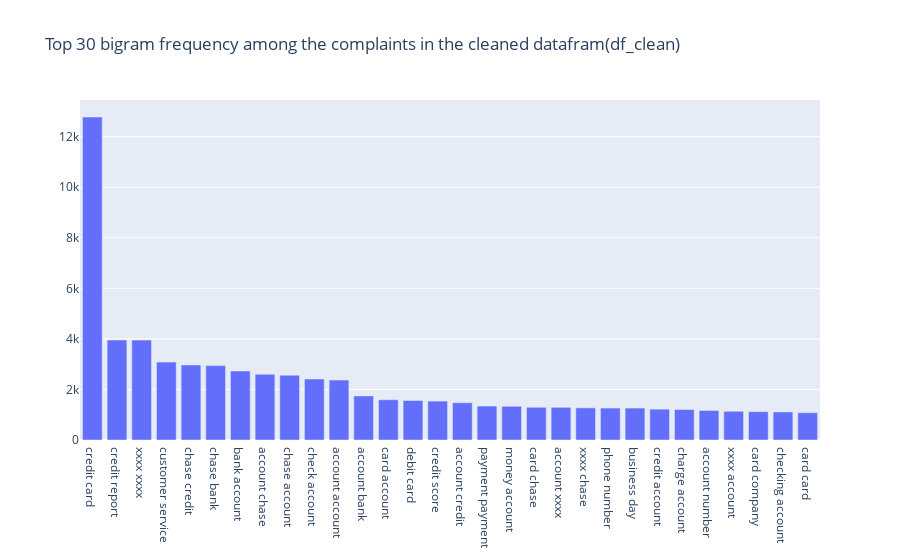

Write notebook code for a chart like this one.
### Code cell
#Write your code here to find the top 30 bigram frequency among the complaints in the cleaned datafram(df_clean). 
def get_top_n_bigram(corpus, n=None):
    vec = CountVectorizer(ngram_range=(2, 2), stop_words='english').fit(corpus)
    bag_of_words = vec.transform(corpus)
    sum_words = bag_of_words.sum(axis=0)
    words_freq = [(word, sum_words[0, idx]) for word, idx in vec.vocabulary_.items()]
    words_freq =sorted(words_freq, key = lambda x: x[1], reverse=True)
    return words_freq[:n]

common_words = get_top_n_bigram(df_clean['Complaint_clean'].values.astype('U'), 30)
df3 = pd.DataFrame(common_words, columns = ['bigram' , 'count'])
fig = pgraphobj.Figure([pgraphobj.Bar(x=df3['bigram'], y=df3['count'])])
fig.update_layout(title=pgraphobj.layout.Title(text="Top 30 bigram frequency among the complaints in the cleaned datafram(df_clean)"))
fig.show()

### Figure 1 — Plotly figure (JSON) as saved in the notebook; plotly's stock layout.template omitted (floating-point values rounded to 4 significant figures)
{"data": [{"type": "bar", "x": ["credit card", "credit report", "xxxx xxxx", "customer service", "chase credit", "chase bank", "bank account", "account chase", "chase account", "check account", "account account", "account bank", "card account", "debit card", "credit score", "account credit", "payment payment", "money account", "card chase", "account xxxx", "xxxx chase", "phone number", "business day", "credit account", "charge account", "account number", "xxxx account", "card company", "checking account", "card card"], "y": [12778, 3955, 3953, 3081, 2968, 2943, 2728, 2600, 2563, 2412, 2371, 1744, 1593, 1563, 1539, 1475, 1343, 1333, 1294, 1292, 1272, 1264, 1263, 1220, 1206, 1168, 1136, 1121, 1110, 1080]}], "layout": {"title": {"text": "Top 30 bigram frequency among the complaints in the cleaned datafram(df_clean)"}}}
